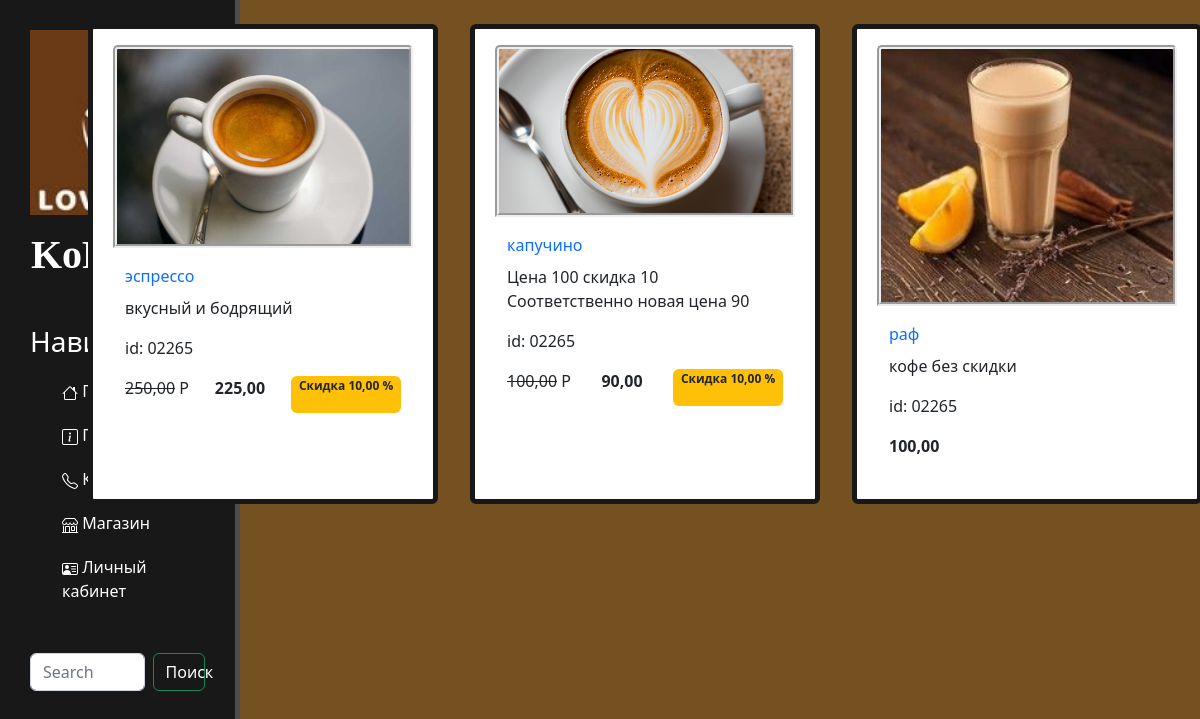
Page /catalog/ on the committed database.
### goods/models.py (models this page shows, shortened)
class Products(models.Model):
    name = models.CharField(max_length=100, unique=True, verbose_name='Haзвание')
    slug= models.SlugField(max_length=200, unique=True, blank=True, null=True, verbose_name='URL')
    description = models.TextField(blank=True, null=True, verbose_name='Onисание')
    image = models.ImageField(upload_to='goods_images', blank=True, null=True, verbose_name='Изображение')
    price = models.DecimalField(default=0.00, max_digits=8, decimal_places=2, verbose_name='Цена')
    discount = models.DecimalField(default=0.00, max_digits=8, decimal_places=2, verbose_name='Скидка в процентах')
    class Meta:
        db_table = 'product'
        verbose_name = 'Продукты'
        verbose_name_plural = 'продукт'
    def sell_price(self) :
        if self.discount:
            return round(self.price - self.price*self.discount/100, 2)
        return self.price

### goods/views.py (the view)
# urls.py: path('catalog/', include('goods.urls', namespace='catalog')),
def catalog(request):
    goods = Products.objects.all()
    context = {
        "title" : "Home - Каталог",
        "goods" : goods,
    }
    return render(request, 'goods/catalog.html', context)

### goods/templates/goods/catalog.html (shortened to what this page needs)
{% extends 'main/base.html' %}
{% load static%}
{% block content %}
<body1>
    <div class="maincontainer">
        <div class="leftbar"></div>
        <div class="container">
            {% for product in goods %}
                <div class="card">
                    {%if product.image%}
                    <img src="{{product.image.url }}" class="card-img-top" alt="...">
                    {%endif%}
                    <div class="card-body">
                        <a href="{% url "catalog:product" product.slug%}">
                            <p class="card-title">{{product.name}}</p>
                        </a>
                        <p class="card-text">{{product.description}}</p>
                        <p class="product_id">id: 02265</p>
                        <div class="d-flex justify-content-between">
                            {%if product.discount%}
                                <p><s>{{product.price}}</s> Р</p>
                                <p><strong>{{product.sell_price}}</strong></p>
                                <span class="badge bg-warning text-dark"> <strong> Cкидка {{product.discount}} % </strong> </span>
                            {%else%}
                                <p><strong>{{product.price}}</strong></p>
                            {%endif%}
                        </div>
                    </div>
                </div>
            {%endfor%}
        </div>
    </div>
</body1>
{% endblock %}

### static/main/css/main.css (style rules this page uses)
body { background: #755020; }
.maincontainer { display: grid; grid-template-columns: 1fr 3fr; grid-template-rows: repeat(1); }
.container { display: grid; grid-template-columns: 1fr 1fr 1fr; grid-template-rows: 500px, 500px, 500px; }
.card { width: 350px; height: 480px; background-color: #fff; border-style: solid; border-width: 5px; border-color: #181818; padding: 1em; margin: 1em; margin-top: 1.5em; }
.card-img-top { width: 300px; margin-left: auto; margin-right: auto; width: 300px; border-style: groove; border-width: 4px; }
.badge { margin-bottom: 2.5px; }

### main/templates/main/base.html (style rules this page uses)
a { text-decoration: none; }

### rows in the picture
Products: image (picture), name "эспрессо", description "вкусный и бодрящий", price "250,00", sell_price "225,00", discount "10,00"
Products: image (picture), name "капучино", description "Цена 100 скидка 10 Соответственно новая цена 90", price "100,00", sell_price "90,00", discount "10,00"
Products: image (picture), name "раф", description "кофе без скидки", price "100,00"
